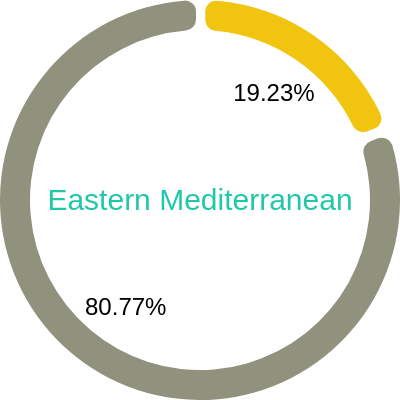

Here is the Vega-Lite specification saved for this chart:
### Vega specification from a JSON file in a GitHub repository (floating-point values rounded to 4 significant figures)
{"$schema": "https://vega.github.io/schema/vega/v5.json", "description": "Donut Chart of Development Status in Eastern Mediterranean", "width": 200, "height": 200, "autosize": "none", "signals": [{"name": "startAngle", "value": 0}, {"name": "endAngle", "value": 6.29}, {"name": "padAngle", "value": 0.04}, {"name": "innerRadius", "value": 85}, {"name": "cornerRadius", "value": 5.5}, {"name": "sort", "value": false}], "data": [{"name": "table", "values": [{"Region": "Developed", "Total_cases": 5}, {"Region": "Developing", "Total_cases": 21}], "transform": [{"type": "joinaggregate", "fields": ["Total_cases"], "ops": ["sum"], "as": ["Total"]}, {"type": "formula", "expr": "(datum.Total_cases / datum.Total) * 100", "as": "Percentage"}, {"type": "pie", "field": "Total_cases", "startAngle": {"signal": "startAngle"}, "endAngle": {"signal": "endAngle"}, "sort": {"signal": "sort"}}]}], "scales": [{"name": "color", "type": "ordinal", "domain": {"data": "table", "field": "Region"}, "range": ["#F1C40F", "#90927d"]}], "legends": [{"fill": "color", "title": "Development Status", "orient": "right", "encode": {"labels": {"interactive": true, "enter": {"fontSize": {"value": 14}}}}}], "marks": [{"type": "arc", "from": {"data": "table"}, "encode": {"enter": {"fill": {"scale": "color", "field": "Region"}, "x": {"signal": "width / 2"}, "y": {"signal": "height / 2"}}, "update": {"startAngle": {"field": "startAngle"}, "endAngle": {"field": "endAngle"}, "padAngle": {"signal": "padAngle"}, "innerRadius": {"signal": "innerRadius"}, "outerRadius": {"signal": "width / 2"}, "cornerRadius": {"signal": "cornerRadius"}}}}, {"name": "mark_id", "type": "text", "from": {"data": "table"}, "encode": {"enter": {"text": {"signal": "if(datum['endAngle'] - datum['startAngle'] < 0.3, '', format(datum['Percentage'], '.2f') + '%')"}, "x": {"signal": "width / 2"}, "y": {"signal": "height / 2"}, "radius": {"signal": "width / 2 * 0.65"}, "theta": {"signal": "(datum['startAngle'] + datum['endAngle']) / 2"}, "fill": {"value": "black"}, "fontSize": {"value": 12}, "align": {"value": "center"}, "baseline": {"value": "middle"}}}}, {"type": "text", "encode": {"enter": {"x": {"signal": "width / 2"}, "y": {"signal": "height / 2"}, "text": {"value": "Eastern Mediterranean"}, "fontSize": {"value": 15}, "align": {"value": "center"}, "baseline": {"value": "middle"}, "fill": {"value": "#1FC8A9  "}}}}]}
